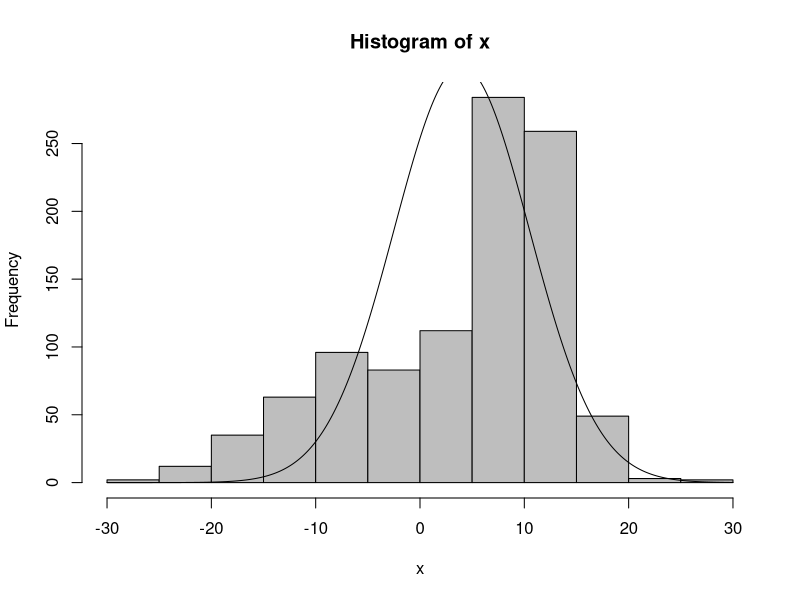

Write the R code that produced this figure.
## ---- chunk 1
mu_1 <- 10
mu_2 <- -2
sd_1 <- 3
sd_2 <- 10
n <- 1000
mean <- c(mu_1, mu_2)
sd <- c(sd_1, sd_2)
my.data <- rnorm(n, mean, sd)
summary(my.data)
## ---- chunk 2
x <- my.data

h <- hist(x, plot=FALSE)
plot(h, col="grey")
xlines <-seq(min(h$breaks),max(h$breaks),length.out=1000)
lines(x = xlines,y=dnorm(xlines, mean(mean), mean(sd)) *length(x)*diff(h$breaks)[1])




# superimpose empirical density

# superimpose normal density

## ---- chunk 3
# plot ecdf

# superimpose cdf for standard normal

# calculate maximal difference 

## ---- chunk 4
# your code here
k_central_moment <- function(num, datafr){
  return (sum((my.data - mean(my.data))^(num))/n)
}
# skewness
third_central_moment = k_central_moment(3, my.data)
sec_central_moment = k_central_moment(2, my.data)
skewness = third_central_moment/sec_central_moment^(3/2)
skewness
# kurtosis
four_central_moment = k_central_moment(4, my.data)
kurtosis = four_central_moment/sec_central_moment^2
kurtosis
## ---- chunk 5
quantile(my.data, probs = seq(0.1,0.9,0.1))
my.data_sorted = sort(my.data)
my.data_sorted[seq(100, 900, 100)]

## ---- chunk 6
# your code here
# theoretical expected value and variance

# sample mean and sample variance

## ---- chunk 7
# your code here
